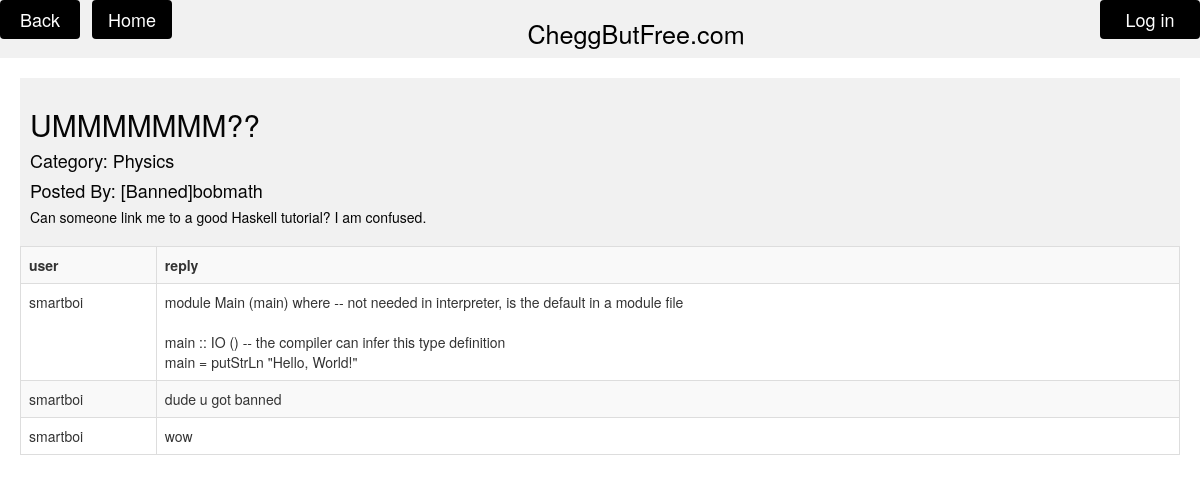
The app's page /viewPost.php?post=5, older data.
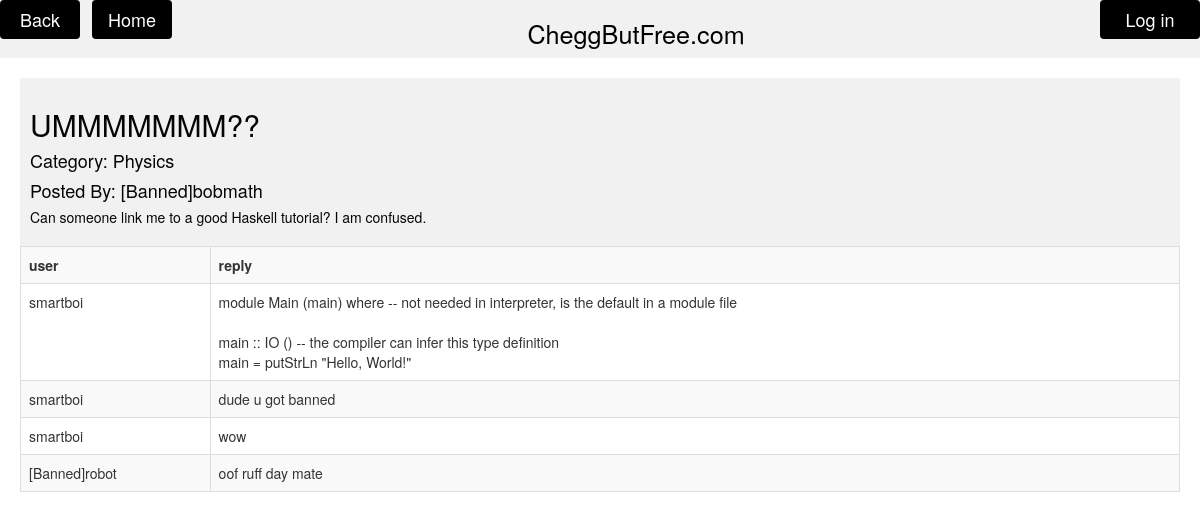
The same page, newer data.
### tables this page shows
CREATE TABLE `Post` (
  `postID` int(11) NOT NULL,
  `title` varchar(100) NOT NULL,
  `category` varchar(25) NOT NULL,
  `user_id` varchar(30) NOT NULL
);

CREATE TABLE `Content` (
  `postID` int(11) NOT NULL,
  `picURL` varchar(200) NOT NULL,
  `text` text NOT NULL
);

CREATE TABLE `Replies` (
  `replyID` int(11) NOT NULL,
  `textContent` text NOT NULL,
  `postID` int(11) NOT NULL,
  `user_id` varchar(30) NOT NULL
);

### viewPost.php (the view, shortened to what this page needs)
<!DOCTYPE html>
<html>
<head>
    <link rel="stylesheet" href="style.css">
    <link rel="stylesheet" href="https://maxcdn.bootstrapcdn.com/bootstrap/3.4.0/css/bootstrap.min.css">
</head>
<body>
<?php
	include 'header.php';
?>
<div style="padding: 20px;">
    <?php
        $pid = $_SESSION['currPost'];
	    $conn = mysqli_connect(DB_HOST, DB_USER, DB_PASSWORD, DB_NAME);
	    $query = "SELECT title, category, user_id FROM Post WHERE postID = '$pid'";
	    $result = mysqli_query($conn, $query);
        while($row = mysqli_fetch_row($result)) {
            $count1 = 0;
            echo "<div style='background-color: #f1f1f1; color: #050505; padding: 10px;'>";
            foreach($row as $cell){
                if($count1 == 0){
                    echo "<h2>$cell</h2>";
                }
                else if($count1 == 1){
                    echo "<h4>Category: $cell</h4>";
                }
                else{
                    echo "<h4>Posted By: $cell</h4>";
                }
                $count1 = $count1 + 1;
            }
        }
        $queryContent = "SELECT picUrl, text FROM Content WHERE postID = '$pid'";
        $resultContent = mysqli_query($conn, $queryContent);
        while($row = mysqli_fetch_row($resultContent)) {
            $count2 = 0;
            foreach($row as $cell){
                if($count2 == 0){
                    if($cell != null){
                        echo "<img src='" . $cell . "'/>";
                    }
                }
                else{
                    echo "<h5>$cell</h5>";
                }
                $count2 = $count2 + 1;
            }
        }
        echo "</div>";
        $queryReply = "SELECT user_id as user, textContent as reply FROM Replies WHERE postID = '$pid'";
        $resultReply = mysqli_query($conn, $queryReply);
        $fieldsReply = mysqli_num_fields($resultReply);
        echo "<table id='t02' class='table table-info table-striped table-bordered' border='1'><tr>";
        for($i=0; $i<$fieldsReply; $i++) {
            $fieldHeader = mysqli_fetch_field($resultReply);
            echo "<td><b>$fieldHeader->name</b></td>";
        }
        echo "</tr>\n";
        while($row = mysqli_fetch_row($resultReply)) {
            echo "<tr>";
            foreach($row as $cell)
            echo nl2br("<td>$cell</td>");
            echo "</tr>\n";
        }
    ?>
</div>
</body>
</html>

Row changes from the older to the newer data that the page shows:
added replies: user "[Banned]robot", textContent "oof ruff day mate"
